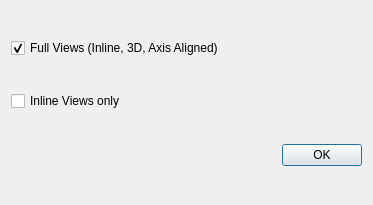
<?xml version="1.0" encoding="UTF-8"?>
<ui version="4.0">
 <class>LayoutsDialog</class>
 <widget class="QDialog" name="LayoutsDialog">
  <property name="windowModality">
   <enum>Qt::WindowModal</enum>
  </property>
  <property name="geometry">
   <rect>
    <x>0</x>
    <y>0</y>
    <width>373</width>
    <height>205</height>
   </rect>
  </property>
  <property name="windowTitle">
   <string>Select a layout</string>
  </property>
  <layout class="QGridLayout" name="gridLayout">
   <item row="2" column="1" colspan="2">
    <widget class="QDialogButtonBox" name="buttonBox">
     <property name="orientation">
      <enum>Qt::Horizontal</enum>
     </property>
     <property name="standardButtons">
      <set>QDialogButtonBox::Ok</set>
     </property>
    </widget>
   </item>
   <item row="1" column="1" colspan="2">
    <widget class="QCheckBox" name="TwoUpCheckBox">
     <property name="text">
      <string>Inline Views only</string>
     </property>
     <attribute name="buttonGroup">
      <string notr="true">buttonGroup</string>
     </attribute>
    </widget>
   </item>
   <item row="0" column="1" colspan="2">
    <widget class="QCheckBox" name="SixUpCheckBox">
     <property name="text">
      <string>Full Views (Inline, 3D, Axis Aligned)</string>
     </property>
     <property name="checked">
      <bool>true</bool>
     </property>
     <attribute name="buttonGroup">
      <string notr="true">buttonGroup</string>
     </attribute>
    </widget>
   </item>
  </layout>
 </widget>
 <resources/>
 <connections>
  <connection>
   <sender>buttonBox</sender>
   <signal>accepted()</signal>
   <receiver>LayoutsDialog</receiver>
   <slot>accept()</slot>
   <hints>
    <hint type="sourcelabel">
     <x>248</x>
     <y>254</y>
    </hint>
    <hint type="destinationlabel">
     <x>157</x>
     <y>274</y>
    </hint>
   </hints>
  </connection>
  <connection>
   <sender>buttonBox</sender>
   <signal>rejected()</signal>
   <receiver>LayoutsDialog</receiver>
   <slot>reject()</slot>
   <hints>
    <hint type="sourcelabel">
     <x>316</x>
     <y>260</y>
    </hint>
    <hint type="destinationlabel">
     <x>286</x>
     <y>274</y>
    </hint>
   </hints>
  </connection>
 </connections>
 <buttongroups>
  <buttongroup name="buttonGroup"/>
 </buttongroups>
</ui>
